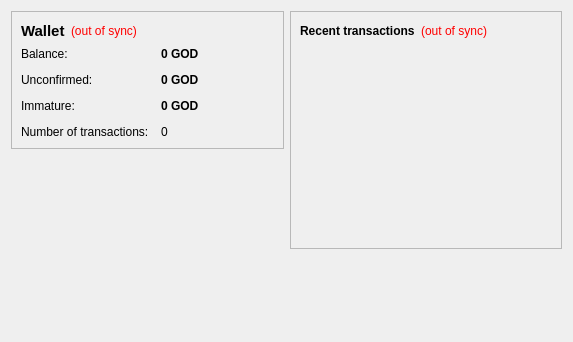
<?xml version="1.0" encoding="UTF-8"?>
<ui version="4.0">
 <class>OverviewPage</class>
 <widget class="QWidget" name="OverviewPage">
  <property name="geometry">
   <rect>
    <x>0</x>
    <y>0</y>
    <width>573</width>
    <height>342</height>
   </rect>
  </property>
  <property name="windowTitle">
   <string>Form</string>
  </property>
  <layout class="QHBoxLayout" name="horizontalLayout" stretch="1,1">
   <item>
    <layout class="QVBoxLayout" name="verticalLayout_2">
     <item>
      <widget class="QFrame" name="frame">
       <property name="frameShape">
        <enum>QFrame::StyledPanel</enum>
       </property>
       <property name="frameShadow">
        <enum>QFrame::Raised</enum>
       </property>
       <layout class="QVBoxLayout" name="verticalLayout_4">
        <item>
         <layout class="QHBoxLayout" name="horizontalLayout_4">
          <item>
           <widget class="QLabel" name="label_5">
            <property name="font">
             <font>
              <pointsize>11</pointsize>
              <weight>75</weight>
              <bold>true</bold>
             </font>
            </property>
            <property name="text">
             <string>Wallet</string>
            </property>
           </widget>
          </item>
          <item>
           <widget class="QLabel" name="labelWalletStatus">
            <property name="toolTip">
             <string>The displayed information may be out of date. Your wallet automatically synchronizes with the GodCoin network after a connection is established, but this process has not completed yet.</string>
            </property>
            <property name="styleSheet">
             <string notr="true">QLabel { color: red; }</string>
            </property>
            <property name="text">
             <string notr="true">(out of sync)</string>
            </property>
            <property name="alignment">
             <set>Qt::AlignLeading|Qt::AlignLeft|Qt::AlignVCenter</set>
            </property>
           </widget>
          </item>
          <item>
           <spacer name="horizontalSpacer_2">
            <property name="orientation">
             <enum>Qt::Horizontal</enum>
            </property>
            <property name="sizeHint" stdset="0">
             <size>
              <width>40</width>
              <height>20</height>
             </size>
            </property>
           </spacer>
          </item>
         </layout>
        </item>
        <item>
         <layout class="QFormLayout" name="formLayout_2">
          <property name="fieldGrowthPolicy">
           <enum>QFormLayout::AllNonFixedFieldsGrow</enum>
          </property>
          <property name="horizontalSpacing">
           <number>12</number>
          </property>
          <property name="verticalSpacing">
           <number>12</number>
          </property>
          <item row="0" column="0">
           <widget class="QLabel" name="label">
            <property name="text">
             <string>Balance:</string>
            </property>
           </widget>
          </item>
          <item row="0" column="1">
           <widget class="QLabel" name="labelBalance">
            <property name="font">
             <font>
              <weight>75</weight>
              <bold>true</bold>
             </font>
            </property>
            <property name="cursor">
             <cursorShape>IBeamCursor</cursorShape>
            </property>
            <property name="toolTip">
             <string>Your current balance</string>
            </property>
            <property name="text">
             <string notr="true">0 GOD</string>
            </property>
            <property name="textInteractionFlags">
             <set>Qt::LinksAccessibleByMouse|Qt::TextSelectableByKeyboard|Qt::TextSelectableByMouse</set>
            </property>
           </widget>
          </item>
          <item row="1" column="0">
           <widget class="QLabel" name="label_3">
            <property name="text">
             <string>Unconfirmed:</string>
            </property>
           </widget>
          </item>
          <item row="1" column="1">
           <widget class="QLabel" name="labelUnconfirmed">
            <property name="font">
             <font>
              <weight>75</weight>
              <bold>true</bold>
             </font>
            </property>
            <property name="cursor">
             <cursorShape>IBeamCursor</cursorShape>
            </property>
            <property name="toolTip">
             <string>Total of transactions that have yet to be confirmed, and do not yet count toward the current balance</string>
            </property>
            <property name="text">
             <string notr="true">0 GOD</string>
            </property>
            <property name="textInteractionFlags">
             <set>Qt::LinksAccessibleByMouse|Qt::TextSelectableByKeyboard|Qt::TextSelectableByMouse</set>
            </property>
           </widget>
          </item>
          <item row="3" column="0">
           <widget class="QLabel" name="label_2">
            <property name="text">
             <string>Number of transactions:</string>
            </property>
           </widget>
          </item>
          <item row="3" column="1">
           <widget class="QLabel" name="labelNumTransactions">
            <property name="toolTip">
             <string>Total number of transactions in wallet</string>
            </property>
            <property name="text">
             <string notr="true">0</string>
            </property>
           </widget>
          </item>
          <item row="2" column="0">
           <widget class="QLabel" name="labelImmatureText">
            <property name="text">
             <string>Immature:</string>
            </property>
           </widget>
          </item>
          <item row="2" column="1">
           <widget class="QLabel" name="labelImmature">
            <property name="font">
             <font>
              <weight>75</weight>
              <bold>true</bold>
             </font>
            </property>
            <property name="toolTip">
             <string>Mined balance that has not yet matured</string>
            </property>
            <property name="text">
             <string notr="true">0 GOD</string>
            </property>
            <property name="textInteractionFlags">
             <set>Qt::LinksAccessibleByMouse|Qt::TextSelectableByKeyboard|Qt::TextSelectableByMouse</set>
            </property>
           </widget>
          </item>
         </layout>
        </item>
       </layout>
      </widget>
     </item>
     <item>
      <spacer name="verticalSpacer">
       <property name="orientation">
        <enum>Qt::Vertical</enum>
       </property>
       <property name="sizeHint" stdset="0">
        <size>
         <width>20</width>
         <height>40</height>
        </size>
       </property>
      </spacer>
     </item>
    </layout>
   </item>
   <item>
    <layout class="QVBoxLayout" name="verticalLayout_3">
     <item>
      <widget class="QFrame" name="frame_2">
       <property name="frameShape">
        <enum>QFrame::StyledPanel</enum>
       </property>
       <property name="frameShadow">
        <enum>QFrame::Raised</enum>
       </property>
       <layout class="QVBoxLayout" name="verticalLayout">
        <item>
         <layout class="QHBoxLayout" name="horizontalLayout_2">
          <item>
           <widget class="QLabel" name="label_4">
            <property name="text">
             <string>&lt;b&gt;Recent transactions&lt;/b&gt;</string>
            </property>
           </widget>
          </item>
          <item>
           <widget class="QLabel" name="labelTransactionsStatus">
            <property name="toolTip">
             <string>The displayed information may be out of date. Your wallet automatically synchronizes with the GodCoin network after a connection is established, but this process has not completed yet.</string>
            </property>
            <property name="styleSheet">
             <string notr="true">QLabel { color: red; }</string>
            </property>
            <property name="text">
             <string notr="true">(out of sync)</string>
            </property>
            <property name="alignment">
             <set>Qt::AlignRight|Qt::AlignTrailing|Qt::AlignVCenter</set>
            </property>
           </widget>
          </item>
          <item>
           <spacer name="horizontalSpacer">
            <property name="orientation">
             <enum>Qt::Horizontal</enum>
            </property>
            <property name="sizeHint" stdset="0">
             <size>
              <width>40</width>
              <height>20</height>
             </size>
            </property>
           </spacer>
          </item>
         </layout>
        </item>
        <item>
         <widget class="QListView" name="listTransactions">
          <property name="styleSheet">
           <string notr="true">QListView { background: transparent; }</string>
          </property>
          <property name="frameShape">
           <enum>QFrame::NoFrame</enum>
          </property>
          <property name="verticalScrollBarPolicy">
           <enum>Qt::ScrollBarAlwaysOff</enum>
          </property>
          <property name="horizontalScrollBarPolicy">
           <enum>Qt::ScrollBarAlwaysOff</enum>
          </property>
          <property name="selectionMode">
           <enum>QAbstractItemView::NoSelection</enum>
          </property>
         </widget>
        </item>
       </layout>
      </widget>
     </item>
     <item>
      <spacer name="verticalSpacer_2">
       <property name="orientation">
        <enum>Qt::Vertical</enum>
       </property>
       <property name="sizeHint" stdset="0">
        <size>
         <width>20</width>
         <height>40</height>
        </size>
       </property>
      </spacer>
     </item>
    </layout>
   </item>
  </layout>
 </widget>
 <resources/>
 <connections/>
</ui>
